Frame 1 (no input): blank canvas, image omitted
Frame 60 (no input): blank canvas, image omitted
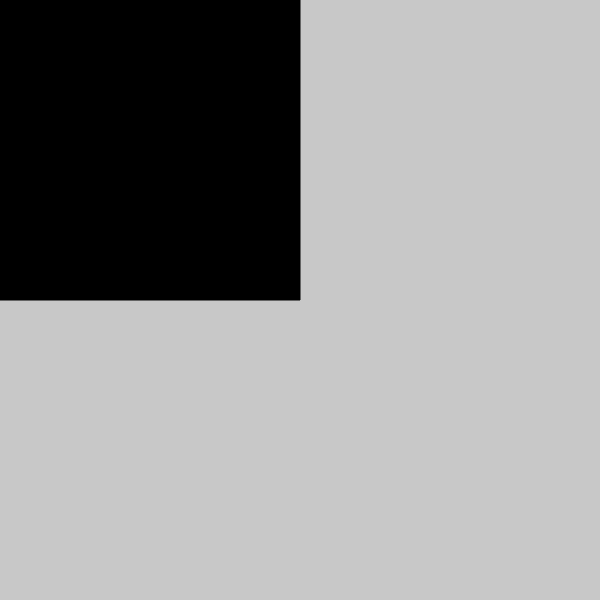
Frame 120 (the mouse pressed at the canvas centre since frame 60)

The p5.js sketch whose frames 1 and 60 were blank and that drew this single picture after the mouse press (run headless with seeded random() and noise() and a simulated clock; from frame 60 on, the mouse is pressed at the canvas centre):

// p5.js sketch
// ── sketch.js
function setup(){
createCanvas(600,600)
}

function draw(){
    background(200)
    fill(0)

    rect(0,0,mouseX,mouseY)
    

}
